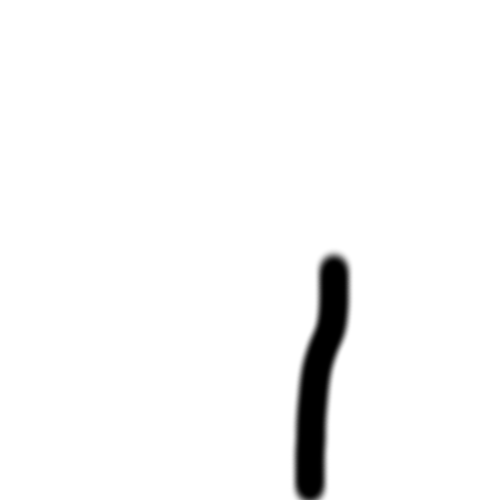
#> input picture custom images/one.png, 500 x 500 px
$ python test_custom_image.py
#> lines starting #> are read from the running program, lines starting #| are printed output that depends on the picture
from PIL import Image
import numpy as np
import PIL.ImageOps as imOp

np.set_printoptions(precision=3)
path = 'custom images/'
fname = 'one.png'
name, ext = fname.split('.')
img = Image.open(path + fname).convert('L').resize((28, 28))
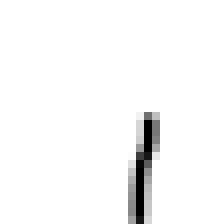
#> img: PIL image 28x28 L (shown 8 times larger); min 0, max 255, mean 247.6
img = imOp.invert(img)
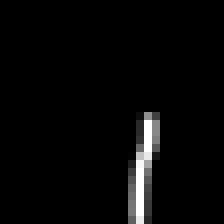
#> img: PIL image 28x28 L (shown 8 times larger); min 0, max 255, mean 7.4
img.save(path + name + "_grey." + ext)

X = np.array(img.getdata()).reshape(784, 1)
#> X = 784 values, max 255 at index 438, min 0 at index 0, mean 7.39
X = (X - 127.5) / 127.5
#> X = 784 values, max 1 at index 438, min -1 at index 0, mean -0.942

with np.load('params.npz') as data:
#> (reads params.npz from the repository)
    w1 = data['w1']
    b1 = data['b1']
    w2 = data['w2']
    b2 = data['b2']
    w3 = data['w3']
    b3 = data['b3']

z1 = np.dot(w1, X) + b1
#> z1 = 72 values, max 3.87 at index 6, min -3.86 at index 8, mean 0.0258
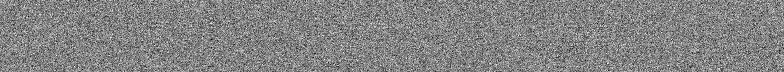
#> w1: shape (72, 784) float64; min -0.144, max 0.134, mean -0.00015; drawn with min black and max white
a1 = np.tanh(z1)
#> a1 = 72 values, max 0.999 at index 6, min -0.999 at index 8, mean 0.0475

z2 = np.dot(w2, a1) + b2
#> z2 = 32 values, max 2.73 at index 19, min -3.06 at index 29, mean 0.0744
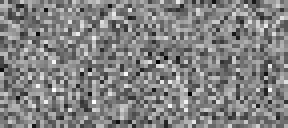
#> w2: shape (32, 72) float64 (shown 4 times larger); min -0.379, max 0.365, mean 0.00177; drawn with min black and max white
a2 = np.tanh(z2)
#> a2 = 32 values, max 0.992 at index 19, min -0.996 at index 29, mean -0.0079

z3 = np.dot(w3, a2) + b3
#> z3 = [-4.54]
a3 = 1 / (1 + np.exp(-z3))
#> a3 = [0.0105]

print(f"Probability of 1: {a3}")
#| Probability of 1: [[0.011]]
